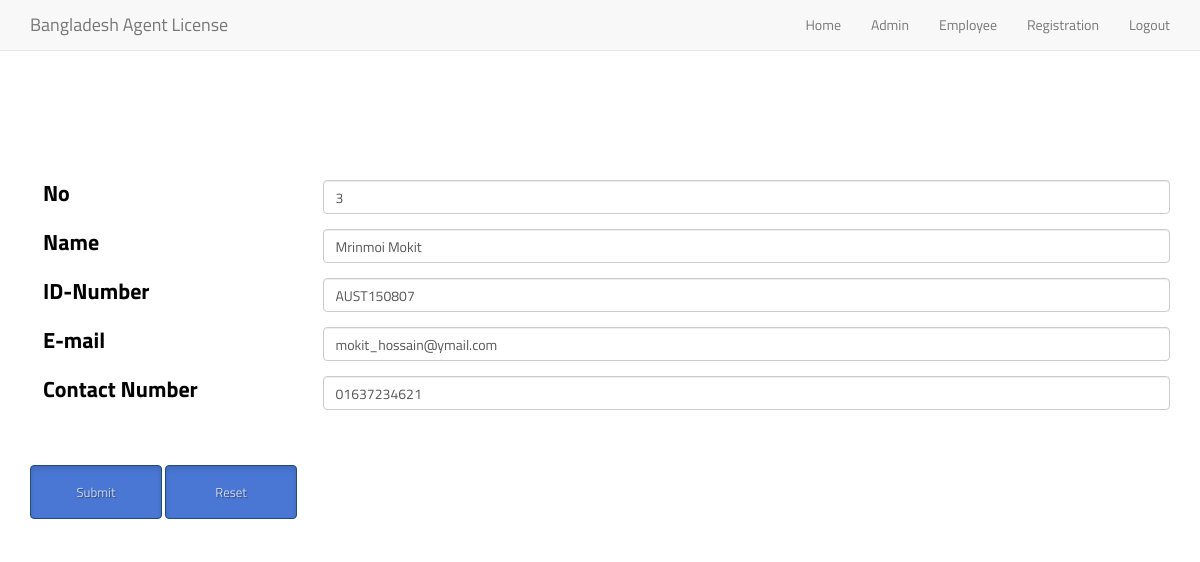
The app's page /Views/Employee/updateForm.php?id=3 with its own data.
### tables this page shows
CREATE TABLE `employees` (
  `ID` int(9) NOT NULL,
  `employeeName` varchar(40) NOT NULL,
  `employeeId` varchar(40) NOT NULL,
  `contactNumber` varchar(40) NOT NULL,
  `email` varchar(40) NOT NULL
);

### Src/Utility/Sanitize.php (called while the page is built, shortened)
<?php
class Sanitize
{
    public static function sanitize($data){
        return $data;
    }
}

### Src/Employee/Employee.php (called while the page is built, shortened)
<?php
class Employee
{
    public $con = '';
    public function __construct($db_con)
    {
        $this->con = $db_con;
    }
    public function index($id = null){
        $stmt = $this->con->prepare("SELECT * FROM employees WHERE id = :id");
        $stmt->bindparam(":id", $id);
        $stmt->execute();
        $employee = $stmt->fetch(\PDO::FETCH_ASSOC);
        return $employee;
    }
}

### Views/Employee/updateForm.php (the view, shortened to what this page needs)
<?php
$data = Sanitize::sanitize($_GET);
$employee = new Employee(DB::$con);
$employees = $employee->index($data['id']);
?>
<?php
include_once('header.php');
?>
        <div class="container" style="padding-top: 15%;">
            <form class="form-horizontal" action="update.php" method="post">
                <div class="form-group">
                    <label class="col-md-3 control-label" style="line-height: 0px !important; margin-bottom: 25px; text-align: left;">No</label>
                    <div class="col-md-9">
                        <input name = "id" type="number" class="form-control" value="<?php echo $employees['ID']; ?>" placeholder="No">
                    </div>
                </div>
                <div class="form-group">
                    <label class="col-md-3 control-label" style="line-height: 0px !important; margin-bottom: 25px; text-align: left;">Name</label>
                    <div class="col-md-9">
                        <input name = "name" type="text" class="form-control" value="<?php echo $employees['employeeName']; ?>" placeholder="Full Name">
                    </div>
                </div>
                <div class="form-group">
                    <label class="col-md-3 control-label" style="line-height: 0px !important; margin-bottom: 25px; text-align: left;">ID-Number</label>
                    <div class="col-md-9">
                        <input name = "idNum" type="text" class="form-control" value="<?php echo $employees['employeeId']; ?>" placeholder="Full ID Number">
                    </div>
                </div>
                <div class="form-group">
                    <label class="col-md-3 control-label" style="line-height: 0px !important; margin-bottom: 25px; text-align: left;">E-mail</label>
                    <div class="col-md-9">
                        <input name = "email" type="email" class="form-control" value = "<?php echo $employees['email']; ?>" placeholder="ex: abcdefgh@xyz.com">
                    </div>
                </div>
                <div class="form-group">
                    <label class="col-md-3 control-label" style="line-height: 0px !important; margin-bottom: 25px; text-align: left;">Contact Number</label>
                    <div class="col-md-9">
                        <input name = "contact" type="number" class="form-control" value = "<?php echo $employees['contactNumber']; ?>" placeholder="Contact Number">
                    </div>
                </div>
                <br/>
                <br/>
                <div class="form-group">
                    <div class="col-md-12">
                        <button type="submit" class="btn btn-primary btn-lg active" style="height: 54px;width: 132px;">Submit</button>
                        <button type="reset" class="btn btn-primary btn-lg active" style="height: 54px;width: 132px;">Reset</button>
                    </div>
                </div>
            </form>
        </div>
<?php
include_once('footer.php');
?>

### css/style.css (style rules this page uses)
*, *:before, *:after { box-sizing: border-box; }
html { width: 100%; height:100%; overflow:scroll; }
body { width: 100%; height:100%; font-family: 'Titillium Web', sans-serif; color: #000; }
label { position: absolute; -webkit-transform: translateY(6px); transform: translateY(6px); left: 13px; -webkit-transition: all 0.25s ease; transition: all 0.25s ease; -webkit-backface-visibility: hidden; pointer-events: none; font-size: 22px; }
input, textarea { font-size: 22px; display: block; width: 100%; height: 100%; padding: 5px 10px; background: none; background-image: none; border: 1px solid #a0b3b0; color: #000; border-radius: 0; -webkit-transition: border-color .25s ease, box-shadow .25s ease; transition: border-color .25s ease, box-shadow .25s ease; }
.btn { display: inline-block; *display: inline; *zoom: 1; padding: 4px 10px 4px; margin-bottom: 0; font-size: 13px; line-height: 18px; color: #333333; text-align: center;text-shadow: 0 1px 1px rgba(255, 255, 255, 0.75); vertical-align: middle; background-color: #f5f5f5; background-image: -moz-linear-gradient(top, #ffffff, #e6e6e6); background-image: -ms-linear-gradient(top, #ffffff, #e6e6e6); background-image: -webkit-gradient(linear, 0 0, 0 100%, from(#ffffff), to(#e6e6e6)); background-image: -webkit-linear-gradient(top, #ffffff, #e6e6e6); background-image: -o-linear-gradient(top, #ffffff, #e6e6e6); background-image: linear-gradient(top, #ffffff, #e6e6e6); background-repeat: repeat-x; filter: progid:dximagetransform.microsoft.gradient(startColorstr=#ffffff, endColorstr=#e6e6e6, GradientType=0); border-color: #e6e6e6 #e6e6e6 #e6e6e6; border-color: rgba(0, 0, 0, 0.1) rgba(0, 0, 0, 0.1) rgba(0, 0, 0, 0.25); border: 1px solid #e6e6e6; -webkit-border-radius: 4px; -moz-border-radius: 4px; border-radius: 4px; -webkit-box-shadow: inset 0 1px 0 rgba(255, 255, 255, 0.2), 0 1px 2px rgba(0, 0, 0, 0.05); -moz-box-shadow: inset 0 1px 0 rgba(255, 255, 255, 0.2), 0 1px 2px rgba(0, 0, 0, 0.05); box-shadow: inset 0 1px 0 rgba(255, 255, 255, 0.2), 0 1px 2px rgba(0, 0, 0, 0.05); cursor: pointer; *margin-left: .3em; }
.btn:hover, .btn:active, .btn.active, .btn.disabled, .btn[disabled] { background-color: #e6e6e6; }
.btn-primary, .btn-primary:hover { text-shadow: 0 -1px 0 rgba(0, 0, 0, 0.25); color: #ffffff; }
.btn-primary.active { color: rgba(255, 255, 255, 0.75); }
.btn-primary { background-color: #4a77d4; background-image: -moz-linear-gradient(top, #6eb6de, #4a77d4); background-image: -ms-linear-gradient(top, #6eb6de, #4a77d4); background-image: -webkit-gradient(linear, 0 0, 0 100%, from(#6eb6de), to(#4a77d4)); background-image: -webkit-linear-gradient(top, #6eb6de, #4a77d4); background-image: -o-linear-gradient(top, #6eb6de, #4a77d4); background-image: linear-gradient(top, #6eb6de, #4a77d4); background-repeat: repeat-x; filter: progid:dximagetransform.microsoft.gradient(startColorstr=#6eb6de, endColorstr=#4a77d4, GradientType=0); border: 1px solid #3762bc; text-shadow: 1px 1px 1px rgba(0,0,0,0.4); box-shadow: inset 0 1px 0 rgba(255, 255, 255, 0.2), 0 1px 2px rgba(0, 0, 0, 0.5); }
.btn-primary:hover, .btn-primary:active, .btn-primary.active, .btn-primary.disabled, .btn-primary[disabled] { filter: none; background-color: #4a77d4; }

### records on screen
employees: id "3", name "Mrinmoi Mokit", idNum "AUST150807", email "mokit_hossain@ymail.com", contact "01637234621"
